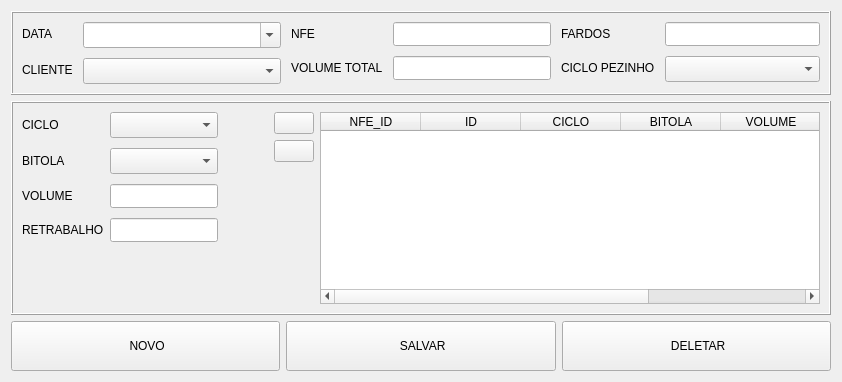
          <widget class="QWidget" name="tab_nfe">
           <attribute name="icon">
            <iconset resource="resource.qrc">
             <normaloff>:/icons/assets/document-32.png</normaloff>:/icons/assets/document-32.png</iconset>
           </attribute>
           <attribute name="title">
            <string>NFE</string>
           </attribute>
           <layout class="QVBoxLayout" name="verticalLayout_18">
            <item>
             <widget class="QFrame" name="frame_2">
              <property name="frameShape">
               <enum>QFrame::Box</enum>
              </property>
              <property name="frameShadow">
               <enum>QFrame::Raised</enum>
              </property>
              <layout class="QHBoxLayout" name="horizontalLayout_23" stretch="1,1,1">
               <property name="spacing">
                <number>10</number>
               </property>
               <item>
                <layout class="QFormLayout" name="formLayout_7">
                 <property name="rightMargin">
                  <number>0</number>
                 </property>
                 <item row="0" column="0">
                  <widget class="QLabel" name="label_13">
                   <property name="text">
                    <string>DATA</string>
                   </property>
                   <property name="buddy">
                    <cstring>cb_date_nfe</cstring>
                   </property>
                  </widget>
                 </item>
                 <item row="0" column="1">
                  <widget class="CustomComboBox" name="cb_date_nfe">
                   <property name="sizePolicy">
                    <sizepolicy hsizetype="Expanding" vsizetype="Fixed">
                     <horstretch>0</horstretch>
                     <verstretch>0</verstretch>
                    </sizepolicy>
                   </property>
                   <property name="minimumSize">
                    <size>
                     <width>100</width>
                     <height>26</height>
                    </size>
                   </property>
                   <property name="editable">
                    <bool>true</bool>
                   </property>
                   <property name="insertPolicy">
                    <enum>QComboBox::NoInsert</enum>
                   </property>
                   <property name="frame">
                    <bool>true</bool>
                   </property>
                  </widget>
                 </item>
                 <item row="1" column="0">
                  <widget class="QLabel" name="label_17">
                   <property name="text">
                    <string>CLIENTE</string>
                   </property>
                   <property name="buddy">
                    <cstring>cb_client_nfe</cstring>
                   </property>
                  </widget>
                 </item>
                 <item row="1" column="1">
                  <widget class="QComboBox" name="cb_client_nfe">
                   <property name="sizePolicy">
                    <sizepolicy hsizetype="Expanding" vsizetype="Fixed">
                     <horstretch>0</horstretch>
                     <verstretch>0</verstretch>
                    </sizepolicy>
                   </property>
                   <property name="minimumSize">
                    <size>
                     <width>0</width>
                     <height>26</height>
                    </size>
                   </property>
                  </widget>
                 </item>
                </layout>
               </item>
               <item>
                <layout class="QFormLayout" name="formLayout_15">
                 <property name="rightMargin">
                  <number>0</number>
                 </property>
                 <item row="0" column="0">
                  <widget class="QLabel" name="label_16">
                   <property name="text">
                    <string>NFE</string>
                   </property>
                   <property name="buddy">
                    <cstring>txt_nfe_nfe</cstring>
                   </property>
                  </widget>
                 </item>
                 <item row="1" column="0">
                  <widget class="QLabel" name="label_14">
                   <property name="text">
                    <string>VOLUME TOTAL</string>
                   </property>
                   <property name="buddy">
                    <cstring>txt_total_volume_nfe</cstring>
                   </property>
                  </widget>
                 </item>
                 <item row="0" column="1">
                  <widget class="QLineEdit" name="txt_nfe_nfe">
                   <property name="minimumSize">
                    <size>
                     <width>0</width>
                     <height>24</height>
                    </size>
                   </property>
                  </widget>
                 </item>
                 <item row="1" column="1">
                  <widget class="QLineEdit" name="txt_total_volume_nfe">
                   <property name="minimumSize">
                    <size>
                     <width>0</width>
                     <height>24</height>
                    </size>
                   </property>
                  </widget>
                 </item>
                </layout>
               </item>
               <item>
                <layout class="QFormLayout" name="formLayout_16">
                 <property name="rightMargin">
                  <number>0</number>
                 </property>
                 <item row="0" column="0">
                  <widget class="QLabel" name="label_18">
                   <property name="text">
                    <string>FARDOS</string>
                   </property>
                   <property name="buddy">
                    <cstring>txt_packs_nfe</cstring>
                   </property>
                  </widget>
                 </item>
                 <item row="1" column="0">
                  <widget class="QLabel" name="label_19">
                   <property name="text">
                    <string>CICLO PEZINHO</string>
                   </property>
                   <property name="buddy">
                    <cstring>cb_skids_nfe</cstring>
                   </property>
                  </widget>
                 </item>
                 <item row="0" column="1">
                  <widget class="QLineEdit" name="txt_packs_nfe">
                   <property name="minimumSize">
                    <size>
                     <width>0</width>
                     <height>24</height>
                    </size>
                   </property>
                  </widget>
                 </item>
                 <item row="1" column="1">
                  <widget class="QComboBox" name="cb_skids_nfe">
                   <property name="minimumSize">
                    <size>
                     <width>0</width>
                     <height>26</height>
                    </size>
                   </property>
                  </widget>
                 </item>
                </layout>
               </item>
              </layout>
             </widget>
            </item>
            <item>
             <widget class="QFrame" name="fr_bitolas_nfe">
              <property name="minimumSize">
               <size>
                <width>0</width>
                <height>50</height>
               </size>
              </property>
              <property name="frameShape">
               <enum>QFrame::Box</enum>
              </property>
              <property name="frameShadow">
               <enum>QFrame::Raised</enum>
              </property>
              <layout class="QHBoxLayout" name="horizontalLayout_15" stretch="1,0,1">
               <item>
                <layout class="QGridLayout" name="gridLayout_7">
                 <property name="sizeConstraint">
                  <enum>QLayout::SetDefaultConstraint</enum>
                 </property>
                 <property name="rightMargin">
                  <number>0</number>
                 </property>
                 <property name="bottomMargin">
                  <number>0</number>
                 </property>
                 <property name="verticalSpacing">
                  <number>10</number>
                 </property>
                 <item row="3" column="1">
                  <widget class="QLineEdit" name="txt_rework_nfe">
                   <property name="sizePolicy">
                    <sizepolicy hsizetype="Expanding" vsizetype="Fixed">
                     <horstretch>0</horstretch>
                     <verstretch>0</verstretch>
                    </sizepolicy>
                   </property>
                   <property name="minimumSize">
                    <size>
                     <width>0</width>
                     <height>24</height>
                    </size>
                   </property>
                   <property name="maximumSize">
                    <size>
                     <width>250</width>
                     <height>16777215</height>
                    </size>
                   </property>
                   <property name="font">
                    <font>
                     <family>Segoe UI</family>
                     <pointsize>9</pointsize>
                    </font>
                   </property>
                   <property name="text">
                    <string/>
                   </property>
                   <property name="frame">
                    <bool>true</bool>
                   </property>
                   <property name="echoMode">
                    <enum>QLineEdit::Normal</enum>
                   </property>
                   <property name="alignment">
                    <set>Qt::AlignLeading|Qt::AlignLeft|Qt::AlignVCenter</set>
                   </property>
                   <property name="cursorMoveStyle">
                    <enum>Qt::LogicalMoveStyle</enum>
                   </property>
                   <property name="clearButtonEnabled">
                    <bool>false</bool>
                   </property>
                  </widget>
                 </item>
                 <item row="0" column="0">
                  <widget class="QLabel" name="label_12">
                   <property name="sizePolicy">
                    <sizepolicy hsizetype="Fixed" vsizetype="Preferred">
                     <horstretch>0</horstretch>
                     <verstretch>0</verstretch>
                    </sizepolicy>
                   </property>
                   <property name="text">
                    <string>CICLO</string>
                   </property>
                   <property name="buddy">
                    <cstring>cb_cycle_nfe</cstring>
                   </property>
                  </widget>
                 </item>
                 <item row="1" column="1">
                  <widget class="QComboBox" name="cb_bitola_nfe">
                   <property name="sizePolicy">
                    <sizepolicy hsizetype="Expanding" vsizetype="Fixed">
                     <horstretch>0</horstretch>
                     <verstretch>0</verstretch>
                    </sizepolicy>
                   </property>
                   <property name="minimumSize">
                    <size>
                     <width>0</width>
                     <height>26</height>
                    </size>
                   </property>
                   <property name="maximumSize">
                    <size>
                     <width>250</width>
                     <height>16777215</height>
                    </size>
                   </property>
                  </widget>
                 </item>
                 <item row="4" column="0">
                  <spacer name="verticalSpacer_4">
                   <property name="orientation">
                    <enum>Qt::Vertical</enum>
                   </property>
                   <property name="sizeHint" stdset="0">
                    <size>
                     <width>20</width>
                     <height>40</height>
                    </size>
                   </property>
                  </spacer>
                 </item>
                 <item row="1" column="0">
                  <widget class="QLabel" name="label_11">
                   <property name="text">
                    <string>BITOLA</string>
                   </property>
                   <property name="buddy">
                    <cstring>cb_bitola_nfe</cstring>
                   </property>
                  </widget>
                 </item>
                 <item row="3" column="0">
                  <widget class="QLabel" name="label_15">
                   <property name="text">
                    <string>RETRABALHO</string>
                   </property>
                   <property name="buddy">
                    <cstring>txt_rework_nfe</cstring>
                   </property>
                  </widget>
                 </item>
                 <item row="2" column="1">
                  <widget class="QLineEdit" name="txt_volume_nfe">
                   <property name="sizePolicy">
                    <sizepolicy hsizetype="Expanding" vsizetype="Fixed">
                     <horstretch>0</horstretch>
                     <verstretch>0</verstretch>
                    </sizepolicy>
                   </property>
                   <property name="minimumSize">
                    <size>
                     <width>0</width>
                     <height>24</height>
                    </size>
                   </property>
                   <property name="maximumSize">
                    <size>
                     <width>250</width>
                     <height>16777215</height>
                    </size>
                   </property>
                  </widget>
                 </item>
                 <item row="2" column="0">
                  <widget class="QLabel" name="label_10">
                   <property name="text">
                    <string>VOLUME</string>
                   </property>
                   <property name="buddy">
                    <cstring>txt_volume_nfe</cstring>
                   </property>
                  </widget>
                 </item>
                 <item row="0" column="1">
                  <widget class="QComboBox" name="cb_cycle_nfe">
                   <property name="sizePolicy">
                    <sizepolicy hsizetype="Expanding" vsizetype="Fixed">
                     <horstretch>0</horstretch>
                     <verstretch>0</verstretch>
                    </sizepolicy>
                   </property>
                   <property name="minimumSize">
                    <size>
                     <width>0</width>
                     <height>26</height>
                    </size>
                   </property>
                   <property name="maximumSize">
                    <size>
                     <width>250</width>
                     <height>16777215</height>
                    </size>
                   </property>
                  </widget>
                 </item>
                </layout>
               </item>
               <item>
                <spacer name="horizontalSpacer">
                 <property name="orientation">
                  <enum>Qt::Horizontal</enum>
                 </property>
                 <property name="sizeType">
                  <enum>QSizePolicy::Fixed</enum>
                 </property>
                 <property name="sizeHint" stdset="0">
                  <size>
                   <width>50</width>
                   <height>20</height>
                  </size>
                 </property>
                </spacer>
               </item>
               <item>
                <layout class="QGridLayout" name="gridLayout_6">
                 <property name="horizontalSpacing">
                  <number>6</number>
                 </property>
                 <item row="1" column="1">
                  <layout class="QVBoxLayout" name="verticalLayout_4">
                   <property name="rightMargin">
                    <number>0</number>
                   </property>
                   <item>
                    <widget class="QPushButton" name="bt_add_bitola_nfe">
                     <property name="sizePolicy">
                      <sizepolicy hsizetype="Fixed" vsizetype="Fixed">
                       <horstretch>0</horstretch>
                       <verstretch>0</verstretch>
                      </sizepolicy>
                     </property>
                     <property name="minimumSize">
                      <size>
                       <width>0</width>
                       <height>0</height>
                      </size>
                     </property>
                     <property name="cursor">
                      <cursorShape>PointingHandCursor</cursorShape>
                     </property>
                     <property name="text">
                      <string/>
                     </property>
                     <property name="icon">
                      <iconset resource="resource.qrc">
                       <normaloff>:/icons/assets/add-32.png</normaloff>:/icons/assets/add-32.png</iconset>
                     </property>
                     <property name="iconSize">
                      <size>
                       <width>20</width>
                       <height>20</height>
                      </size>
                     </property>
                     <property name="shortcut">
                      <string>Ctrl+A</string>
                     </property>
                    </widget>
                   </item>
                   <item>
                    <widget class="QPushButton" name="bt_remove_bitola_nfe">
                     <property name="sizePolicy">
                      <sizepolicy hsizetype="Fixed" vsizetype="Fixed">
                       <horstretch>0</horstretch>
                       <verstretch>0</verstretch>
                      </sizepolicy>
                     </property>
                     <property name="minimumSize">
                      <size>
                       <width>0</width>
                       <height>0</height>
                      </size>
                     </property>
                     <property name="cursor">
                      <cursorShape>PointingHandCursor</cursorShape>
                     </property>
                     <property name="text">
                      <string/>
                     </property>
                     <property name="icon">
                      <iconset resource="resource.qrc">
                       <normaloff>:/icons/assets/remove-32.png</normaloff>:/icons/assets/remove-32.png</iconset>
                     </property>
                     <property name="iconSize">
                      <size>
                       <width>20</width>
                       <height>20</height>
                      </size>
                     </property>
                     <property name="shortcut">
                      <string>Ctrl+R</string>
                     </property>
                    </widget>
                   </item>
                  </layout>
                 </item>
                 <item row="1" column="2" rowspan="4" colspan="15">
                  <widget class="CustomTableWidget" name="tw_nfe">
                   <property name="sizePolicy">
                    <sizepolicy hsizetype="Expanding" vsizetype="Expanding">
                     <horstretch>1</horstretch>
                     <verstretch>1</verstretch>
                    </sizepolicy>
                   </property>
                   <property name="minimumSize">
                    <size>
                     <width>500</width>
                     <height>0</height>
                    </size>
                   </property>
                   <property name="editTriggers">
                    <set>QAbstractItemView::NoEditTriggers</set>
                   </property>
                   <property name="selectionMode">
                    <enum>QAbstractItemView::SingleSelection</enum>
                   </property>
                   <property name="selectionBehavior">
                    <enum>QAbstractItemView::SelectRows</enum>
                   </property>
                   <attribute name="horizontalHeaderVisible">
                    <bool>true</bool>
                   </attribute>
                   <attribute name="horizontalHeaderCascadingSectionResizes">
                    <bool>false</bool>
                   </attribute>
                   <attribute name="horizontalHeaderHighlightSections">
                    <bool>false</bool>
                   </attribute>
                   <attribute name="horizontalHeaderShowSortIndicator" stdset="0">
                    <bool>false</bool>
                   </attribute>
                   <attribute name="horizontalHeaderStretchLastSection">
                    <bool>false</bool>
                   </attribute>
                   <attribute name="verticalHeaderVisible">
                    <bool>false</bool>
                   </attribute>
                   <attribute name="verticalHeaderCascadingSectionResizes">
                    <bool>false</bool>
                   </attribute>
                   <column>
                    <property name="text">
                     <string>NFE_ID</string>
                    </property>
                   </column>
                   <column>
                    <property name="text">
                     <string>ID</string>
                    </property>
                   </column>
                   <column>
                    <property name="text">
                     <string>CICLO</string>
                    </property>
                   </column>
                   <column>
                    <property name="text">
                     <string>BITOLA</string>
                    </property>
                   </column>
                   <column>
                    <property name="text">
                     <string>VOLUME</string>
                    </property>
                   </column>
                   <column>
                    <property name="text">
                     <string>RETRABALHO</string>
                    </property>
                   </column>
                  </widget>
                 </item>
                </layout>
               </item>
              </layout>
             </widget>
            </item>
            <item>
             <layout class="QHBoxLayout" name="horizontalLayout_8">
              <item>
               <widget class="QPushButton" name="bt_new_nfe">
                <property name="minimumSize">
                 <size>
                  <width>0</width>
                  <height>50</height>
                 </size>
                </property>
                <property name="cursor">
                 <cursorShape>PointingHandCursor</cursorShape>
                </property>
                <property name="text">
                 <string> NOVO</string>
                </property>
                <property name="icon">
                 <iconset resource="resource.qrc">
                  <normaloff>:/icons/assets/new-32.png</normaloff>:/icons/assets/new-32.png</iconset>
                </property>
                <property name="iconSize">
                 <size>
                  <width>32</width>
                  <height>32</height>
                 </size>
                </property>
                <property name="shortcut">
                 <string>Ctrl+N</string>
                </property>
               </widget>
              </item>
              <item>
               <widget class="QPushButton" name="bt_save_nfe">
                <property name="minimumSize">
                 <size>
                  <width>0</width>
                  <height>50</height>
                 </size>
                </property>
                <property name="cursor">
                 <cursorShape>PointingHandCursor</cursorShape>
                </property>
                <property name="text">
                 <string> SALVAR</string>
                </property>
                <property name="icon">
                 <iconset resource="resource.qrc">
                  <normaloff>:/icons/assets/save-32.png</normaloff>:/icons/assets/save-32.png</iconset>
                </property>
                <property name="iconSize">
                 <size>
                  <width>32</width>
                  <height>32</height>
                 </size>
                </property>
                <property name="shortcut">
                 <string>Ctrl+S</string>
                </property>
               </widget>
              </item>
              <item>
               <widget class="QPushButton" name="bt_delete_nfe">
                <property name="minimumSize">
                 <size>
                  <width>0</width>
                  <height>50</height>
                 </size>
                </property>
                <property name="cursor">
                 <cursorShape>PointingHandCursor</cursorShape>
                </property>
                <property name="text">
                 <string> DELETAR</string>
                </property>
                <property name="icon">
                 <iconset resource="resource.qrc">
                  <normaloff>:/icons/assets/delete-32.png</normaloff>:/icons/assets/delete-32.png</iconset>
                </property>
                <property name="iconSize">
                 <size>
                  <width>32</width>
                  <height>32</height>
                 </size>
                </property>
                <property name="shortcut">
                 <string>Ctrl+D</string>
                </property>
               </widget>
              </item>
             </layout>
            </item>
           </layout>
          </widget>
